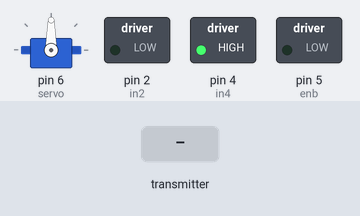
Bench run of a sketch on a simulated Arduino Uno, built with avr-gcc and run on an emulated ATmega328P. On the bench: servo, switched loads named in the sketch (green lamp = pin HIGH). The inputs (shaded band) are chosen by the test bench. No radio packets arrive unless stated.

Above: at 1.2 s.
1.3 s: the transmitter starts sending alinanPaket.0 = 0
At 1.6 s:
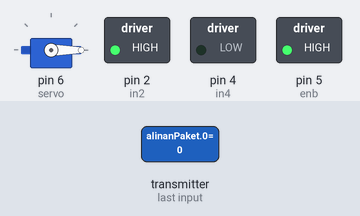
2.8 s: the transmitter starts sending alinanPaket.1 = 256
At 4.0 s:
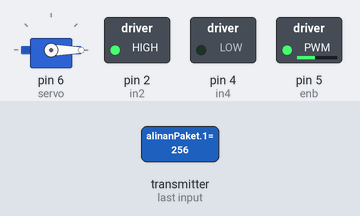
4.3 s: the transmitter starts sending alinanPaket.0 = 256
At 5.1 s:
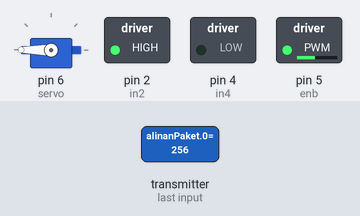
5.8 s: the transmitter starts sending alinanPaket.1 = 0
At 6.3 s:
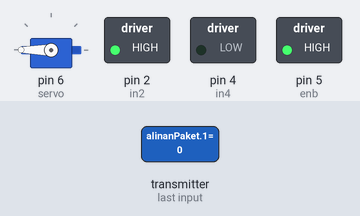
7.3 s: the transmitter starts sending alinanPaket.0 = 512
At 8.5 s:
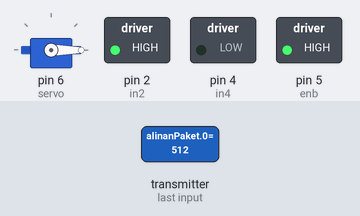
8.8 s: the transmitter starts sending alinanPaket.1 = 512
At 9.7 s:
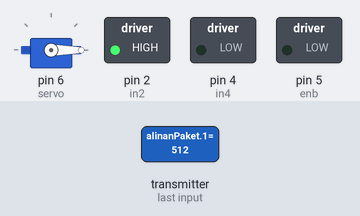
Timing chart, 0 to 11.3 s (numbered marks = the images above; inputs shaded):
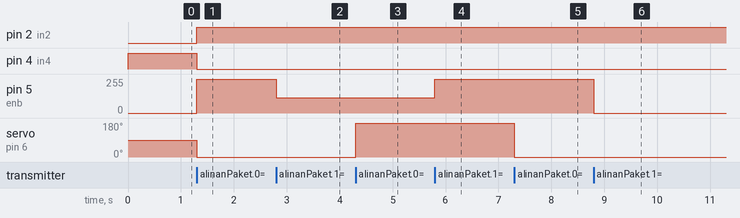

The sketch:

aliciModulu.ino
```cpp
#include <SPI.h>
#include "nRF24L01.h"
#include "RF24.h"
#include <Servo.h>
#include <SoftwareSerial.h>

Servo servo;
SoftwareSerial hc06(3,10); //Rx Tx
RF24 alici(9,8); //CE CSN

int alinanPaket[2];

int joyposVert =512;
int hiz =0;

const int in4 =4;
const int in2 =2;
const int enb =5;

const int kanal = 112;
void setup() {
  servo.attach(6);
  alici.begin();
  //set the address
  alici.openReadingPipe(0, kanal);
  //Set module as receiver
  alici.startListening();


  TCCR0B = TCCR0B & B11111000 | B00000001;
  pinMode(enb, OUTPUT);
  pinMode(in4, OUTPUT);
  pinMode(in2, OUTPUT);

  //Motor disabled and direction forward

  digitalWrite(enb, LOW);
  digitalWrite(in4, HIGH);
  digitalWrite(in2, LOW);

  //Bluetooth part*-*-*-*-*-*-*-*-*-*-*-*-*-*-*-*-*-*-*-*-*-*-*-*-*-*-*-*-*-*-*-*-*-*-*-*-*-*-*-*-*-*-*-*-*-*-*-*-*
  Serial.begin(9600);
  hc06.begin(9600);
}

void loop() {
  if (alici.available())
  {
    int derece;
    alici.read(&alinanPaket, sizeof(alinanPaket));
    servo.write(alinanPaket[0]);
    joyposVert = alinanPaket[1];

    if(joyposVert < 460)
    {
      //Motor backward
      digitalWrite(in4, LOW);
      digitalWrite(in2, HIGH);

      //Geri girederken hız değeri de tersten düşünülmeli

      joyposVert = joyposVert-460; //This produces negative number
      joyposVert = joyposVert * -1; // Make the number positive

      //Hız
      hiz = map(joyposVert, 0, 460, 0, 255);
    }
    else if(joyposVert > 564)
    {

      //Motor forward
      digitalWrite(in4, HIGH);
      digitalWrite(in2, LOW);

      //Hız

      hiz = map(joyposVert, 564, 1023, 0, 255);
    }
    else
    {
      //Stopped
      hiz= 0;
    }
    analogWrite(enb,hiz);
  }

}
```

Measured:
- after the input at 1.3 s, pin 2 (in2): LOW → HIGH at once; pin 4 (in4): HIGH → LOW at once; pin 5 (enb): 0/255 → 255/255 at once; servo on pin 6 (servo): 90° → 0° at once
- after the input at 2.8 s, pin 5 (enb): 255/255 → 113/255 at once
- after the input at 4.3 s, servo on pin 6 (servo): 0° → 180° at once
- after the input at 5.8 s, pin 5 (enb): 113/255 → 255/255 at once
- after the input at 7.3 s, servo on pin 6 (servo): 180° → 0° at once
- after the input at 8.8 s, pin 5 (enb): 255/255 → 0/255 at once
